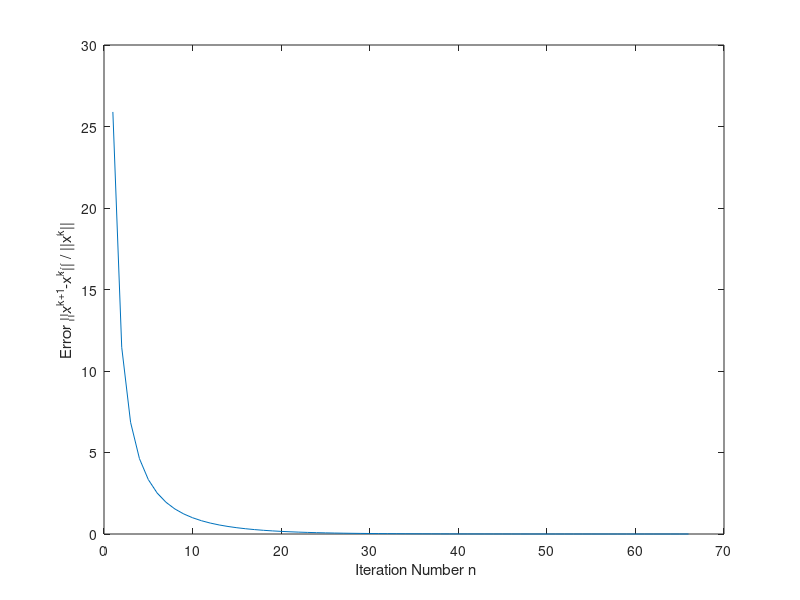

Write the MATLAB code that produced this figure.
% Page Rank
% Corbin Foucart

clear all; close all; clc;

% load data
load('movies.mat');

movies = links(:,1);
actors = links(:,2);

% Constants
alpha = 0.85;

% create matrix B
C = sparse(movies, actors, 1);
B = C*C';

% -------  create matrix P ------- %
% remove diagonal entries, which are self-linking
P = logical(B);
P(logical(eye(size(P)))) = 0;

% normalize by number of entries in each column
sums = 1./sum(P);
sums = diag(sums);

P = P*sums;
P_check = sum(P);

% Plotting Sparsity for P
%spy(P);
%axis square;

% ---- Solve matrix equation directly ----- %
n = length(P(1,:));
v = ones(n, 1)./n;

A = sparse(eye(n)-alpha*P);
x_direct = A\v;

% normalize direct solution
x_direct = x_direct./norm(x_direct,1);
check_direct = sum(x_direct,1);

% Find the top N values
top_N = 5;
[sorted_dx, sorted_ind] = sort(x_direct, 'descend');
topN_x = sorted_dx(1:top_N);
topN_xind = sorted_ind(1:top_N);
topN_names = movieName(topN_xind);

% ---------------- Jacobi Iteration --------------- %
% Here we have already constructed our pageRank
% matrix, and we simply employ a jacobi iterative
% scheme to come up with our x vector.

% precision
eps = 1e-4;

% initial guess
x_check = v;
error(1) = norm(x_check,1); % error guess to start loop
n_iter = 0;
i = 1;

% iteration
% record error and iteration number
while (error > eps)      
  x_check_next = alpha*P*x_check + v;
  error(i) = abs(sum(x_check_next - x_check))./norm(x_check);
  x_check = x_check_next;
  n_iter = n_iter + 1;
  i = i + 1;
end

error(end)
x_check_next;
n_iter

% iteration finished
x_jacobi = x_check_next./norm(x_check_next,1);

figure()
plot([1:1:length(error)], error)
xlabel(' Iteration Number n')
ylabel('Error ||x^{k+1}-x^{k}|| / ||x^{k}||')











